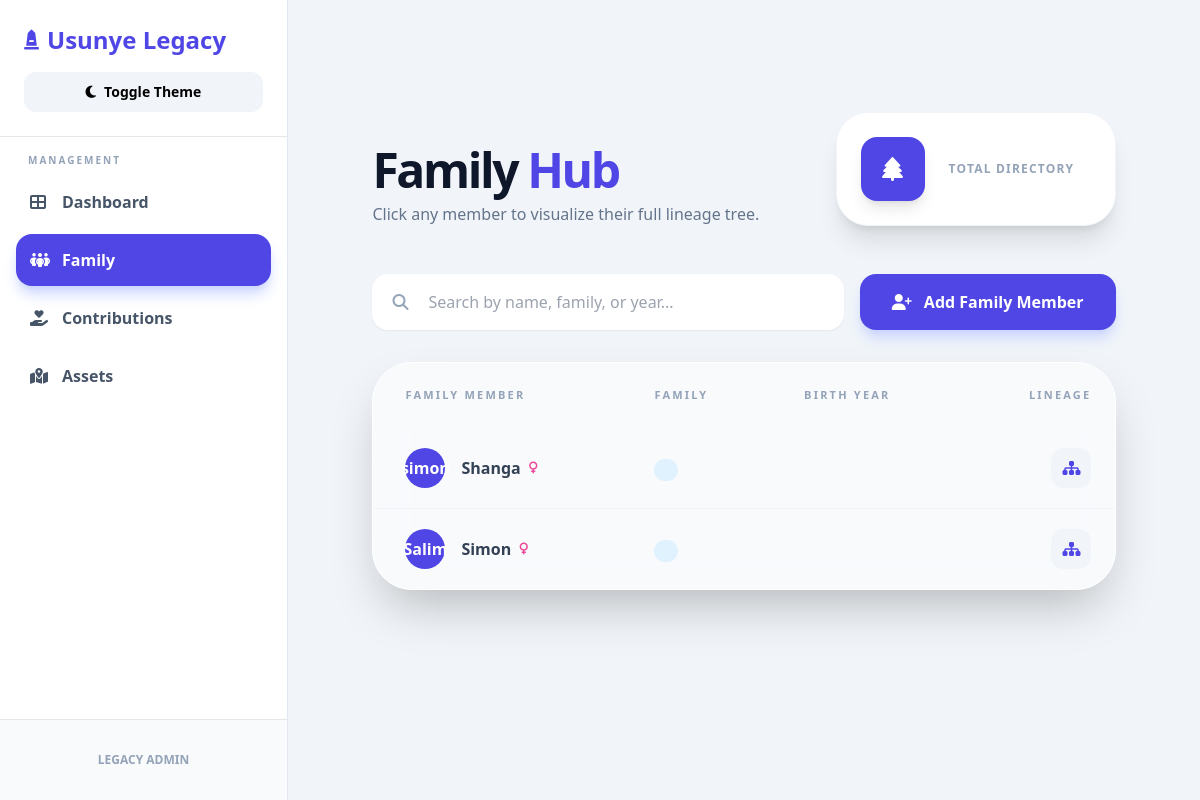
Before: /person/ with the older database file.
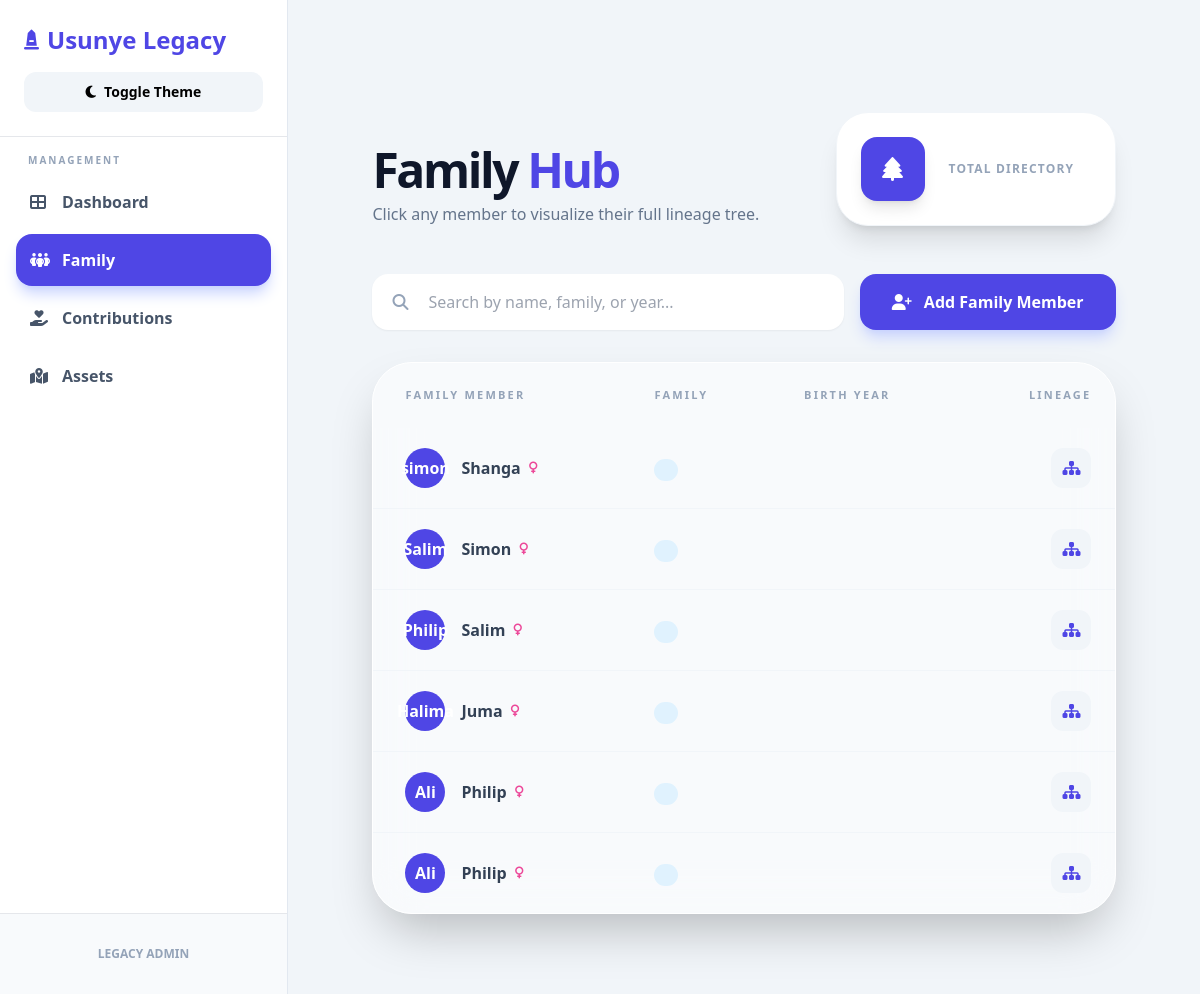
After: the same page with the newer database file.
### lineage/models.py (models this page shows, shortened)
class Person(models.Model):
    GENDER_CHOICES = [("M", "Male"), ("F", "Female")]
    STATUS_CHOICES = [("alive", "Alive"), ("deceased", "Deceased")]
    JOB_CHOICES = [("employed", "Employed"), ("unemployed", "Unemployed")]
    DISABILITY_CHOICES = [
        ("none", "None"),
        ("physical", "Physical"),
        ("mental", "Mental"),
    ]
    first_name = models.CharField(max_length=100)
    last_name = models.CharField(max_length=100)
    birth_date = models.DateField(null=True, blank=True)
    status = models.CharField(max_length=20, choices=STATUS_CHOICES, default="alive")
    job_status = models.CharField(
        max_length=20, choices=JOB_CHOICES, default="unemployed"
    )
    disability_status = models.CharField(
        max_length=20, choices=DISABILITY_CHOICES, default="none"
    )
    gender = models.CharField(
        max_length=10,
        choices=GENDER_CHOICES,
        null=True,
        blank=True,
    )
    father = models.ForeignKey(
        "self",
        null=True,
        blank=True,
        related_name="children_from_father",
        on_delete=models.SET_NULL,
    )
    mother = models.ForeignKey(
        "self",
        null=True,
        blank=True,
        related_name="children_from_mother",
        on_delete=models.SET_NULL,
    )
    spouse = models.OneToOneField(
        "self",
        null=True,
        blank=True,
        related_name="married_to",
        on_delete=models.SET_NULL,
    )
    photo = models.ImageField(upload_to="members/", null=True, blank=True)
    def __str__(self):
        return f"{self.first_name} {self.last_name}"

### lineage/views.py (the view)
# urls.py: path("person/", views.person_list, name="family"),
def person_list(request):
    persons = Person.objects.all()
    form = PersonForm(request.POST or None, request.FILES or None)
    if form.is_valid():
        form.save()
        return redirect("family")
    return render(request, "lineage/family.html", {"persons": persons, "form": form})

### lineage/forms.py (shortened to what this page needs)
class PersonForm(forms.ModelForm):
    class Meta:
        model = Person
        fields = [
            "first_name",
            "last_name",
            "birth_date",
            "status",
            "job_status",
            "disability_status",
            "gender",
            "father",
            "mother",
            "spouse",
            "photo",
        ]
        widgets = {
            "birth_date": forms.DateInput(attrs={"type": "date"}),
        }

### lineage/templates/lineage/family.html (shortened to what this page needs)
{% extends 'lineage/base.html' %}
{% block content %}
<div class="max-w-[95%] mx-auto px-4 py-8 animate-fade-in">
    <div class="flex flex-col lg:flex-row justify-between items-end mb-12 gap-6">
        <div class="space-y-2">
            <h2 class="text-4xl md:text-5xl font-black text-slate-900 dark:text-white tracking-tighter">Family <span
                    class="text-indigo-600">Hub</span></h2>
            <p class="text-slate-500 dark:text-slate-400 font-medium">Click any member to visualize their full lineage
                tree.</p>
        </div>
        <div
            class="bg-white dark:bg-slate-800 p-6 rounded-[2rem] shadow-xl border border-slate-100 dark:border-slate-700 flex items-center gap-6 w-full lg:w-auto min-w-[280px]">
            <div
                class="h-16 w-16 bg-indigo-600 rounded-2xl flex items-center justify-center text-white shadow-lg shrink-0">
                <i class="fas fa-tree text-2xl"></i>
            </div>
            <div>
                <p class="text-xs font-bold text-slate-400 uppercase tracking-widest">Total Directory</p>
            </div>
        </div>
    </div>
    <div class="flex flex-col md:flex-row gap-4 mb-8">
        <div class="relative flex-grow group">
            <i
                class="fas fa-search absolute left-5 top-1/2 -translate-y-1/2 text-slate-400 group-focus-within:text-indigo-500 transition-colors"></i>
            <input type="text" id="live-search" placeholder="Search by name, family, or year..."
                class="w-full pl-14 pr-6 py-4 bg-white dark:bg-slate-900 rounded-2xl border-none shadow-sm focus:ring-2 focus:ring-indigo-500 transition-all dark:text-white outline-none">
        </div>
        <button onclick="openAddModal()"
            class="bg-indigo-600 hover:bg-indigo-700 text-white px-8 py-4 rounded-2xl font-bold transition-all flex items-center justify-center gap-3 shadow-lg shadow-indigo-200 dark:shadow-none whitespace-nowrap">
            <i class="fas fa-user-plus"></i> Add Family Member
        </button>
    </div>
    <div id="table-wrapper"
        class="bg-white/50 dark:bg-slate-900/50 backdrop-blur-xl rounded-[2.5rem] border border-white dark:border-slate-800 shadow-2xl overflow-hidden">
        <div class="overflow-x-auto scrollbar-hide">
            <table class="w-full text-left border-collapse min-w-[750px]">
                <thead>
                    <tr
                        class="bg-slate-50/50 dark:bg-slate-800/50 text-slate-400 uppercase text-[11px] tracking-[0.2em] font-bold">
                        <th class="px-8 py-6">Family Member</th>
                        <th class="px-8 py-6">Family</th>
                        <th class="px-8 py-6">Birth Year</th>
                        <th class="px-8 py-6 text-right">Lineage</th>
                    </tr>
                </thead>
                <tbody id="directory-body" class="divide-y divide-slate-100 dark:divide-slate-800">
                    {% for member in persons %}
                    <tr class="group hover:bg-white dark:hover:bg-slate-800 transition-all cursor-pointer member-row"
                        onclick="showTree('{{ member.id }}', '{{ member.first_name }} {{ member.last_name }}')">
                        <td class="px-8 py-5">
                            <div class="flex items-center gap-4">
                                <div
                                    class="h-10 w-10 shrink-0 rounded-full bg-indigo-600 text-white flex items-center justify-center font-bold">
                                    {{ member.first_name }}
                                </div>
                                <div class="flex flex-col">
                                    <div class="flex items-center gap-2">
                                        <span
                                            class="font-bold text-slate-700 dark:text-slate-200 whitespace-nowrap searchable-name">
                                            {{ member.last_name }}</span>
                                        {% if member.gender == 'male' %}
                                        <i class="fas fa-mars text-blue-500 text-xs shrink-0"></i>
                                        {% else %}
                                        <i class="fas fa-venus text-pink-500 text-xs shrink-0"></i>
                                        {% endif %}
                                    </div>
                                </div>
                            </div>
                        </td>
                        <td class="px-8 py-5">
                            <span
                                class="px-3 py-1 rounded-full text-[10px] font-black uppercase tracking-tighter whitespace-nowrap searchable-type
                                {% if member.type == 'Parent' %}bg-amber-100 text-amber-700{% else %}bg-sky-100 text-sky-700{% endif %}">
                            </span>
                        </td>
                        <td
                            class="px-8 py-5 text-slate-500 dark:text-slate-400 font-medium whitespace-nowrap searchable-year">
                            {{ member.date|date:"Y" }}</td>
                        <td class="px-8 py-5 text-right">
                            <button
                                class="bg-slate-100 dark:bg-slate-700 h-10 w-10 rounded-xl text-indigo-600 group-hover:bg-indigo-600 group-hover:text-white transition-all inline-flex items-center justify-center">
                                <i class="fas fa-sitemap"></i>
                            </button>
                        </td>
                    </tr>
                    {% endfor %}
                </tbody>
            </table>
        </div>
    </div>
</div>
{% endblock %}

### lineage/templates/lineage/base.html (shortened to what this page needs)
<!DOCTYPE html>
<html lang="en">
<head>
    <script src="https://cdn.tailwindcss.com"></script>
    <link rel="stylesheet" href="https://cdnjs.cloudflare.com/ajax/libs/font-awesome/6.5.0/css/all.min.css">
</head>
<body
    class="bg-slate-100 dark:bg-slate-900 dark:text-white transition-colors duration-300 antialiased overflow-x-hidden">
    <aside id="main-sidebar"
        class="fixed inset-y-0 left-0 w-72 bg-white dark:bg-slate-800 border-r border-slate-200 dark:border-slate-700 flex flex-col z-50 transition-transform duration-300 -translate-x-full lg:translate-x-0">
        <div class="p-6 border-b dark:border-slate-700">
            <div class="flex items-center justify-between mb-4">
                <h1 class="text-2xl font-bold text-indigo-600 dark:text-indigo-400 flex items-center gap-2">
                    <i class="fas fa-monument text-xl"></i> Usunye Legacy
                </h1>
            </div>
            <button id="theme-toggle"
                class="w-full flex items-center justify-center gap-2 px-3 py-2.5 rounded-xl bg-slate-100 dark:bg-slate-700 text-sm font-bold hover:bg-indigo-600 hover:text-white dark:hover:bg-indigo-600 transition-all duration-300">
                <i id="theme-icon" class="fas fa-moon"></i> Toggle Theme
            </button>
        </div>
        <nav class="flex-1 p-4 space-y-1.5 overflow-y-auto">
            <p class="text-[10px] font-black uppercase text-slate-400 mb-2 px-3 tracking-[0.2em] dark:text-slate-500">
                Management</p>
            <a href="{% url 'dashboard' %}"
                class="flex items-center gap-3 p-3.5 rounded-2xl font-bold transition-all group
                {% if request.resolver_match.url_name == 'dashboard' %} bg-indigo-600 text-white shadow-lg shadow-indigo-200 dark:shadow-none
                {% else %} text-slate-600 dark:text-slate-300 hover:bg-slate-50 hover:text-indigo-600 dark:hover:bg-slate-700 {% endif %}">
                <i class="fas fa-th-large w-5 group-hover:scale-110 transition"></i> Dashboard
            </a>
            <a href="{% url 'family' %}"
                class="flex items-center gap-3 p-3.5 rounded-2xl font-bold transition-all group
                {% if request.resolver_match.url_name == 'family' %} bg-indigo-600 text-white shadow-lg shadow-indigo-200 dark:shadow-none
                {% else %} text-slate-600 dark:text-slate-300 hover:bg-slate-50 hover:text-indigo-600 dark:hover:bg-slate-700 {% endif %}">
                <i class="fas fa-people-group w-5 group-hover:scale-110 transition"></i> Family
            </a>
            <a href="{% url 'contributions' %}"
                class="flex items-center gap-3 p-3.5 rounded-2xl font-bold transition-all group
                {% if request.resolver_match.url_name == 'contributions' %} bg-indigo-600 text-white shadow-lg shadow-indigo-200 dark:shadow-none
                {% else %} text-slate-600 dark:text-slate-300 hover:bg-slate-50 hover:text-indigo-600 dark:hover:bg-slate-700 {% endif %}">
                <i class="fas fa-hand-holding-heart w-5 group-hover:scale-110 transition"></i> Contributions
            </a>
            <a href="{% url 'assets' %}"
                class="flex items-center gap-3 p-3.5 rounded-2xl font-bold transition-all group
                {% if request.resolver_match.url_name == 'assets' %} bg-indigo-600 text-white shadow-lg shadow-indigo-200 dark:shadow-none
                {% else %} text-slate-600 dark:text-slate-300 hover:bg-slate-50 hover:text-indigo-600 dark:hover:bg-slate-700 {% endif %}">
                <i class="fas fa-map-marked-alt w-5 group-hover:scale-110 transition"></i> Assets
            </a>
        </nav>
        <div class="p-4 border-t bg-slate-50 dark:bg-slate-900/30 dark:border-slate-700 relative">
            {% if user.is_authenticated %}
            <div class="flex items-center gap-3 cursor-pointer p-2 rounded-2xl hover:bg-slate-200/50 dark:hover:bg-slate-700 transition"
                id="user-dropdown-button">
                <div
                    class="w-10 h-10 rounded-full bg-indigo-600 dark:bg-indigo-500 flex items-center justify-center text-white font-bold shadow-md">
                    {{ user.username|slice:":2"|upper }}
                </div>
                <div class="overflow-hidden">
                    <p class="text-[13px] text-slate-500 dark:text-slate-400 font-black uppercase tracking-tighter">
                        Hello</p>
                    <p class="text-sm font-black text-slate-800 dark:text-slate-200 truncate">
                        {{ user.get_full_name|default:user.username }}
                    </p>
                </div>
                <i class="fas fa-chevron-up text-slate-400 ml-auto text-xs"></i>
            </div>
            <div id="user-dropdown"
                class="hidden absolute left-4 right-4 bottom-20 bg-white dark:bg-slate-800 shadow-2xl rounded-2xl overflow-hidden z-50 border border-slate-100 dark:border-slate-700 animate__animated animate__fadeInUp animate__faster">
                <div
                    class="px-4 py-3 text-[11px] font-bold text-slate-500 dark:text-slate-400 border-b border-slate-100 dark:border-slate-700 truncate">
                    <i class="fas fa-envelope mr-1"></i> {{ user.email }}
                </div>
                <a href="{% url 'dashboard' %}"
                    class="block px-4 py-4 text-sm font-black text-rose-600 hover:bg-rose-50 dark:hover:bg-rose-900/30 transition">
                    <i class="fas fa-sign-out-alt mr-2"></i> Logout
                </a>
            </div>
            {% else %}
            <div class="text-center py-4">
                <p class="text-xs font-black text-slate-400 uppercase">Legacy Admin</p>
            </div>
            {% endif %}
        </div>
    </aside>
    <main class="lg:ml-72 min-h-screen transition-all duration-300">
        <div class="p-6 sm:p-8 md:p-12">
            <div class="animate__animated animate__fadeIn animate__delay-1s">
                {% block content %}{% endblock %}
            </div>
        </div>
    </main>
</body>
</html>

### lineage/templates/lineage/base.html (style rules this page uses)
html { scroll-behavior: smooth; }

### lineage/templates/lineage/family.html (style rules this page uses)
.scrollbar-hide { -ms-overflow-style: none; scrollbar-width: none; }

Changed rows visible on the page:
added Person: first_name "Philip", last_name "Salim", gender "M" (drawn)
added Person: first_name "Halima", last_name "Juma", gender "F" (drawn)
added Person: first_name "Ali", last_name "Philip", gender "M" (drawn)
added Person: first_name "Ali", last_name "Philip", gender "M" (drawn)
